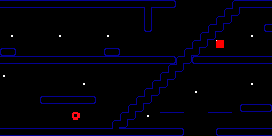

This game map was drawn from its Tiled (.tmx) file and the tilesets committed beside it. A one-line description and the full map source follow:
An orthogonal 34x17 tile map with 8x8 px tiles, 1 tile layer (Tile Layer 1) and 10 objects (4x 0, 3x 2, 3x 1).

<map version="1.0" orientation="orthogonal" renderorder="right-down" width="34" height="17" tilewidth="8" tileheight="8" nextobjectid="26">
 <properties>
  <property name="name" value="pacman" />
 </properties>
 <tileset firstgid="1" name="pacman" tilewidth="8" tileheight="8">
  <image source="tileset.png" width="160" height="200" />
 </tileset>
 <layer name="Tile Layer 1" width="34" height="17">
  <properties>
   <property name="texture" value="tileset" />
  </properties>
  <data encoding="csv">
21,21,21,21,21,21,21,21,21,21,21,21,21,21,21,21,21,21,61,21,21,41,0,0,0,0,0,0,0,161,21,21,21,21,
0,0,0,0,0,0,0,0,0,0,0,0,0,0,0,0,0,0,81,0,0,0,0,0,0,0,0,0,161,221,0,0,0,0,
0,0,0,0,0,0,0,0,0,0,0,0,0,0,0,0,0,0,81,0,0,0,0,0,0,0,0,161,221,0,0,0,0,0,
0,0,0,0,0,0,0,0,0,0,0,0,0,0,0,0,0,0,121,0,0,0,0,0,0,0,161,221,0,0,0,0,0,1,
0,6,0,0,0,0,0,6,0,0,0,0,0,6,0,0,0,0,0,0,0,0,0,0,0,161,221,0,0,0,0,6,0,0,
0,0,0,0,0,0,0,0,0,0,0,0,0,0,0,0,0,0,0,0,0,0,0,0,161,221,0,13,0,0,0,0,0,0,
1,41,0,0,0,0,0,0,0,0,0,0,0,1,41,0,0,0,0,0,0,0,0,161,221,0,0,0,0,0,0,0,0,0,
21,21,21,21,21,21,21,21,21,21,21,21,21,21,21,21,21,21,21,21,21,41,161,221,1,21,21,21,21,21,21,21,21,21,
0,0,0,0,0,0,0,0,0,0,0,0,0,0,0,0,0,0,0,0,0,161,221,0,0,0,0,0,0,0,0,0,0,0,
6,0,0,0,0,0,0,0,0,0,0,0,0,0,0,0,0,0,0,0,161,221,0,0,0,0,0,0,0,0,0,0,0,0,
0,0,0,0,0,0,0,0,0,0,6,0,0,0,0,0,0,0,0,161,221,0,0,0,0,0,0,0,0,0,0,6,0,0,
0,0,0,0,0,0,0,0,0,0,0,0,0,0,0,0,0,0,161,221,0,0,0,0,6,0,0,0,0,0,0,0,0,0,
0,0,0,0,0,1,21,21,21,21,21,41,0,0,0,0,0,161,221,0,0,0,0,0,0,0,0,0,0,0,0,0,0,0,
0,0,0,0,0,0,0,0,0,0,0,0,0,0,0,0,161,221,0,0,0,0,0,0,0,0,0,0,0,0,1,21,21,41,
0,0,0,0,0,0,0,0,0,20,0,0,0,0,0,161,221,0,6,0,22,22,22,0,0,0,22,22,22,0,0,0,0,0,
0,0,0,0,0,0,0,0,0,0,0,0,0,0,161,221,0,0,0,0,0,0,0,0,0,0,0,0,0,0,0,0,0,0,
21,21,21,21,21,21,21,21,21,21,21,21,21,21,141,21,21,21,21,21,21,21,41,0,0,0,0,1,21,21,21,21,21,21
</data>
 </layer>
 <objectgroup name="enemies">
  <properties>
   <property name="_type" value="1" />
   <property name="sizex" value="14" />
   <property name="sizey" value="14" />
   <property name="speedx" value="15" />
   <property name="speedy" value="15" />
   <property name="texture" value="enemies_14x14" />
  </properties>
 </objectgroup>
 <objectgroup name="emmiters">
  <properties>
   <property name="_type" value="2" />
   <property name="delay" value="2000" />
   <property name="offset" value="2000" />
   <property name="sizex" value="8" />
   <property name="sizey" value="8" />
   <property name="speed" value="30" />
   <property name="texture" value="emiter_8x8" />
  </properties>
  <object id="3" type="2" x="68" y="96">
   <properties>
    <property name="offset" value="2000" />
   </properties>
   <polyline points="0,0 0,-32" />
  </object>
  <object id="6" type="0" x="56" y="128">
   <properties>
    <property name="delay" value="1000" />
    <property name="offset" value="1000" />
   </properties>
   <polyline points="0,0 0,-24" />
  </object>
  <object id="7" type="1" x="136" y="96">
   <properties>
    <property name="delay" value="3000" />
    <property name="offset" value="3000" />
   </properties>
   <polyline points="0,0 -40,0" />
  </object>
  <object id="8" type="0" x="184" y="128">
   <polyline points="0,0 32,0" />
  </object>
  <object id="9" type="2" x="32" y="56">
   <properties>
    <property name="delay" value="1500" />
    <property name="offset" value="1000" />
   </properties>
   <polyline points="0,0 0,-48" />
  </object>
  <object id="11" type="0" x="144" y="32">
   <polyline points="0,0 0,24" />
  </object>
  <object id="14" type="0" x="24" y="48">
   <properties>
    <property name="delay" value="3000" />
    <property name="offset" value="700" />
   </properties>
   <polyline points="-8,0 80,0" />
  </object>
  <object id="17" type="2" x="222" y="24">
   <properties>
    <property name="delay" value="3000" />
   </properties>
   <polyline points="2,0 42,0" />
  </object>
  <object id="21" type="1" x="208" y="24">
   <polyline points="0,0 -56,0" />
  </object>
  <object id="24" type="1" x="80" y="8">
   <properties>
    <property name="delay" value="1500" />
    <property name="offset" value="1000" />
   </properties>
   <polyline points="0,0 0,48" />
  </object>
 </objectgroup>
</map>
